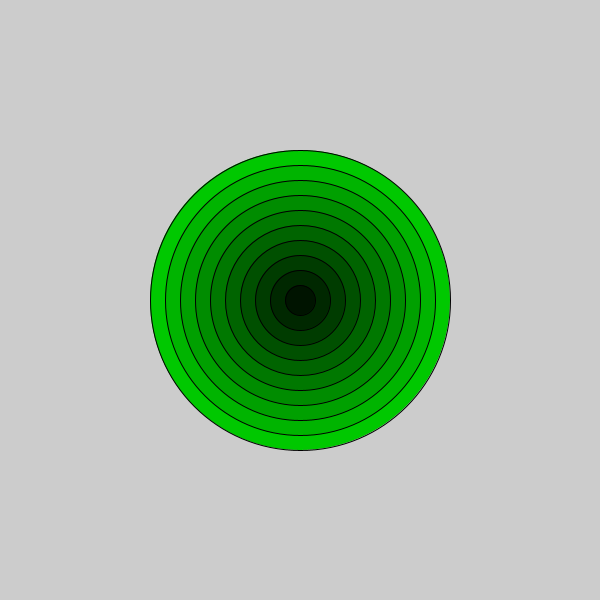
Frame 1 (no input)
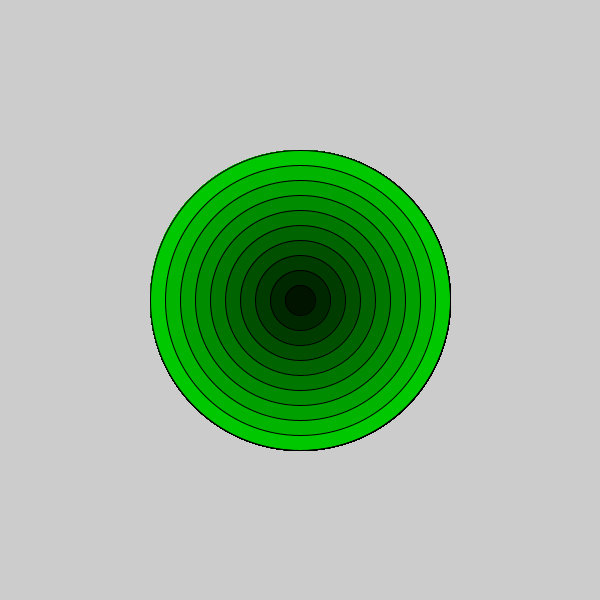
Frame 60 (the mouse pressed at the canvas centre just before this capture)
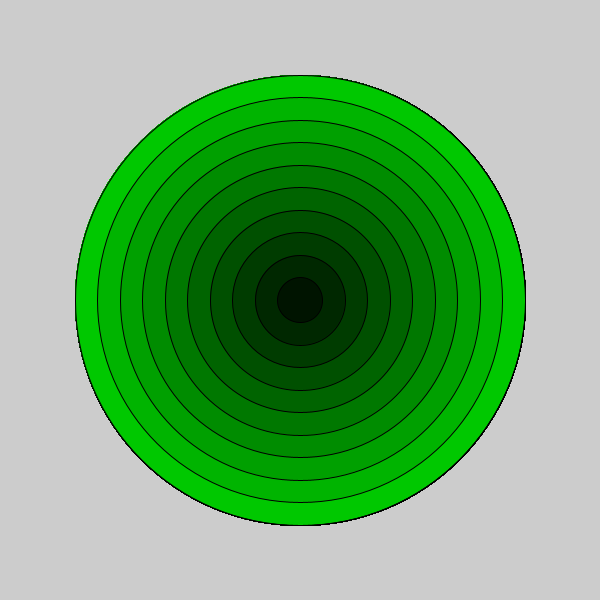
Frame 120 (the mouse held since frame 60 and released just before this capture)

The Processing sketch that drew these frames (run headless with seeded random() and noise(); from frame 60 on, the mouse is pressed at the canvas centre):

// Processing sketch: ejemploCircular
// ── ejemploCircular.pde
int cantidad = 10;
int radio = 100;
float mitad;

void setup() {
  size(600, 600);
  mitad = width/2;
  radio = width/cantidad;
}
void draw() {
    for (int i = cantidad; i > 0; i--) {
      fill(0, i * cantidad * 2, 0);
      circle(width/2, height/2, i * map(mouseX, 0, width, radio/2, radio));
    }
}
